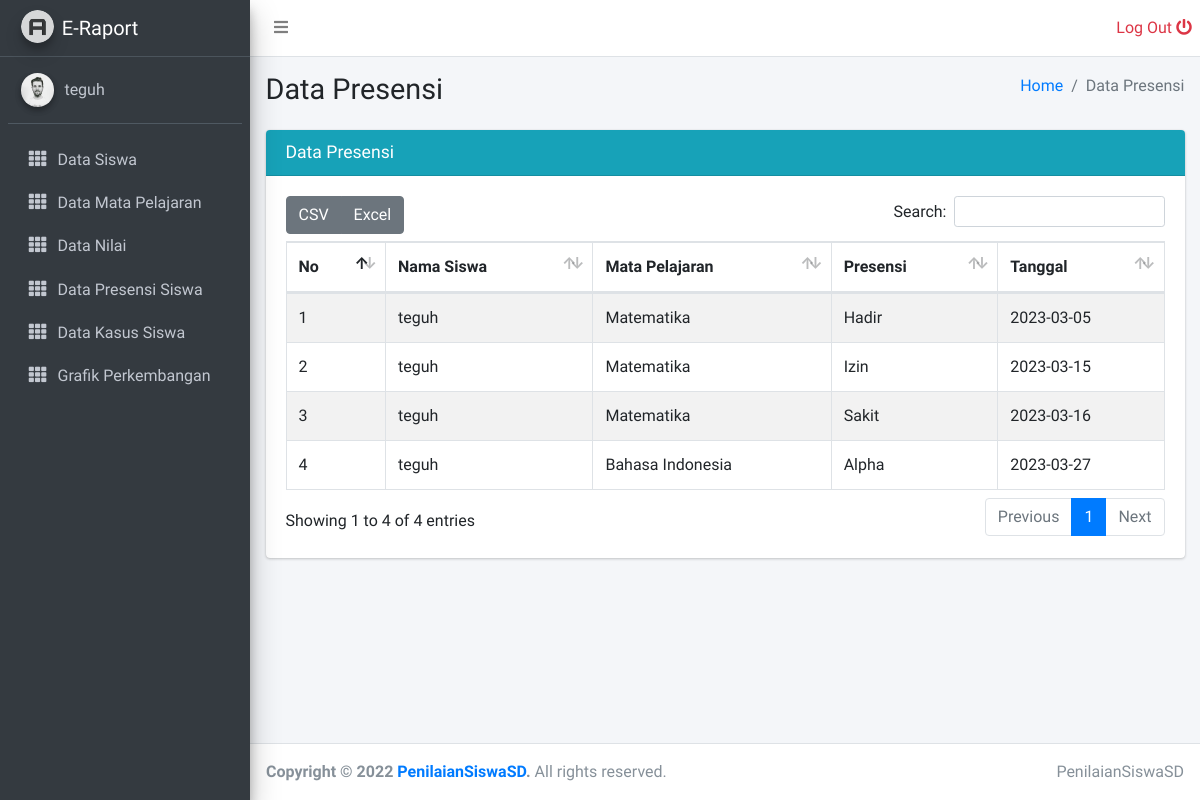
Before: /siswa/data_presensi.php (signed in) with the older database file.
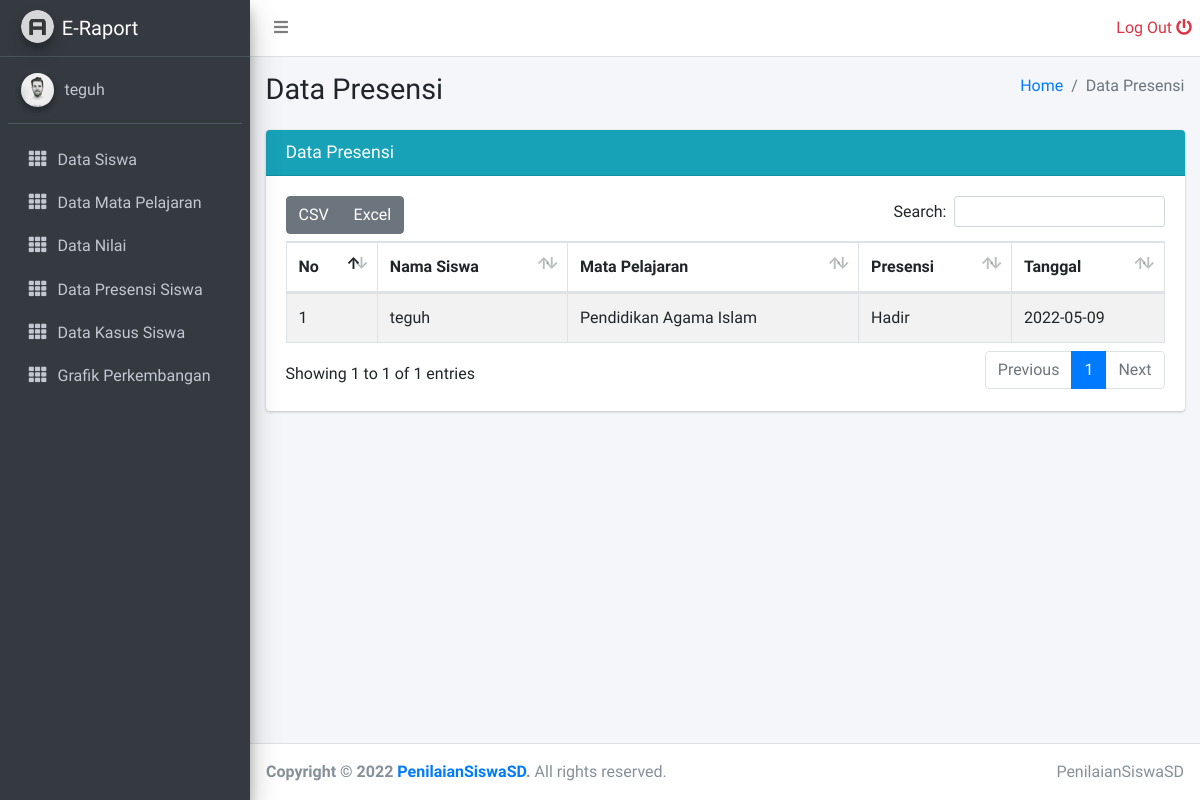
After: the same page with the newer database file.
### tables this page shows
CREATE TABLE `presensi_siswa` (
  `id_presensi` int(11) NOT NULL,
  `id_siswa` int(11) NOT NULL,
  `id_pelajaran` int(11) NOT NULL,
  `presensi` varchar(10) NOT NULL,
  `tgl` date NOT NULL
);

CREATE TABLE `data_siswa` (
  `id_siswa` int(11) NOT NULL,
  `nama_siswa` varchar(40) NOT NULL,
  `alamat` text NOT NULL,
  `kelas` varchar(10) NOT NULL,
  `password` varchar(30) DEFAULT NULL,
  `nis` varchar(30) DEFAULT NULL,
  `jen_kel` varchar(30) DEFAULT NULL
);

CREATE TABLE `mata_pelajaran` (
  `id_pelajaran` int(11) NOT NULL,
  `nama_mata_pelajaran` varchar(30) NOT NULL,
  `id_guru` int(11) NOT NULL,
  `kelas` int(11) DEFAULT NULL
);

### siswa/data_presensi.php (the view, shortened to what this page needs)
<?php
include '../layouts/sidebar.php';
?>
  <div class="content-wrapper">
    <div class="content-header">
      <div class="container-fluid">
        <div class="row mb-2">
          <div class="col-sm-6">
            <h1 class="m-0">Data Presensi</h1>
          </div>
          <div class="col-sm-6">
            <ol class="breadcrumb float-sm-right">
              <li class="breadcrumb-item"><a href="#">Home</a></li>
              <li class="breadcrumb-item active">Data Presensi</li>
            </ol>
          </div>
        </div>
      </div>
    </div>
    <div class="content">
      <div class="container-fluid">
        <div class="row">
          <div class="col-12">
          <div class="card card-info">
              <div class="card-header">
                <h3 class="card-title">
                Data Presensi</h3>
              </div>
              <div class="card-body">
                <table id="example1" class="table table-bordered table-striped">
                  <thead>
                  <tr>
                    <th>No</th>
                    <th>Nama Siswa</th>
                    <th>Mata Pelajaran</th>
                    <th>Presensi</th>
                    <th>Tanggal</th>
                  </tr>
                  </thead>
                  <tbody>
                  <?php
                    include '../config/koneksi.php';
                    if (isset($_SESSION['id_user'])) {
                      $query = "SELECT * FROM presensi_siswa
                      INNER JOIN data_siswa ON presensi_siswa.id_siswa  = data_siswa.id_siswa
                      INNER JOIN mata_pelajaran ON presensi_siswa.id_pelajaran  = mata_pelajaran.id_pelajaran
                      WHERE presensi_siswa.id_siswa = '$_SESSION[id_user]'";
                    }else{
                    $query = "SELECT * FROM presensi_siswa
                    INNER JOIN data_siswa ON presensi_siswa.id_siswa  = data_siswa.id_siswa
                    INNER JOIN mata_pelajaran ON presensi_siswa.id_pelajaran  = mata_pelajaran.id_pelajaran";
                    }
                    $result = mysqli_query($koneksi, $query);
                    $no = 1;
                    while($row = mysqli_fetch_assoc($result))
                    {
                    ?>
                  <tr>
                    <td><?php echo $no; ?></td>
                    <td><?php echo $row['nama_siswa']; ?></td>
                    <td><?php echo $row['nama_mata_pelajaran']; ?></td>
                    <td><?php echo $row['presensi']; ?></td>
                    <td><?php echo $row['tgl']; ?></td>
                  </tr>
                  <?php
                        $no++;
                    }
                  ?>
                  </tbody>
                </table>
              </div>
            </div>
          </div>
        </div>
      </div>
    </div>
  </div>
  <?php
    include '../layouts/footer.php';
  ?>

Changed rows visible on the page:
removed presensi_siswa: id_siswa.nama_siswa "teguh", id_pelajaran.nama_mata_pelajaran "Matematika", presensi "Hadir", tgl "2023-03-05"
removed presensi_siswa: id_siswa.nama_siswa "teguh", id_pelajaran.nama_mata_pelajaran "Matematika", presensi "Izin", tgl "2023-03-15"
removed presensi_siswa: id_siswa.nama_siswa "teguh", id_pelajaran.nama_mata_pelajaran "Matematika", presensi "Sakit", tgl "2023-03-16"
changed presensi_siswa "teguh": id_pelajaran.nama_mata_pelajaran "Bahasa Indonesia" → "Pendidikan Agama Islam"; presensi "Alpha" → "Hadir"; tgl "2023-03-27" → "2022-05-09"
Other visible differences:
text written by a page script: "CSV Excel Search: Showing 1 to 4 of 4 entries Previous 1 Next" → "CSV Excel Search: Showing 1 to 1 of 1 entries Previous 1 Next"
